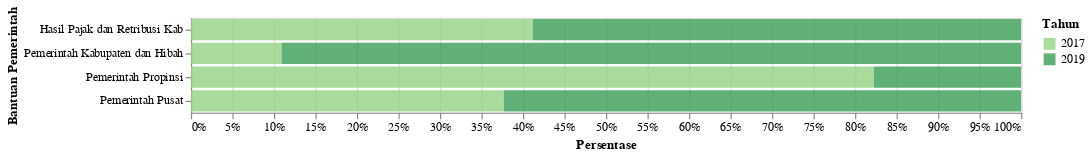

The code cell stored with this chart in its notebook:
### Markdown cell above
<h2>Bantuan Pemerintah</h2>

### Code cell
df_2 = data1('Bantuan Pemerintah')
df_2 = df_2.dropna()
df_2['Jumlah'] = 'Rp ' + round((df_2['N'].astype(float)/1000000),1).astype(str) + ' Juta'
plot2 = plot_1_rp(df_2,'Persentase','Bantuan Pemerintah',700)
plot2

### Figure 1 — Vega-Lite specification as saved in the notebook (floating-point values rounded to 4 significant figures)
{"config": {"view": {"continuousWidth": 400, "continuousHeight": 300}}, "data": {"name": "data-8b75cc3cbe1d8b5cc9393616b6c1f001"}, "mark": {"type": "bar", "opacity": 0.8}, "encoding": {"color": {"condition": {"type": "nominal", "field": "Tahun", "scale": {"scheme": "yellowgreen"}, "selection": "selector256"}, "value": "lightgray"}, "tooltip": [{"type": "quantitative", "field": "Tahun"}, {"type": "nominal", "field": "Kategori"}, {"type": "nominal", "field": "Jumlah"}, {"type": "nominal", "field": "Satuan"}], "x": {"type": "quantitative", "axis": {"format": ".0%"}, "field": "N", "stack": "normalize", "title": "Persentase"}, "y": {"type": "ordinal", "field": "Keterangan", "title": "Bantuan Pemerintah"}}, "selection": {"selector256": {"type": "single", "encodings": ["x", "color"]}, "selector273": {"type": "interval", "bind": "scales", "encodings": ["x", "y"]}}, "width": 700, "$schema": "https://vega.github.io/schema/vega-lite/v4.8.1.json", "datasets": {"data-8b75cc3cbe1d8b5cc9393616b6c1f001": [{"Tahun": 2017, "Kode": 6, "Data": "Bantuan Pemerintah", "Kode Kategori": 6.1, "Kategori": "Pemerintah Pusat", "Keterangan": "Pemerintah Pusat", "N": 644700000.0, "Satuan": "Rupiah", "Jumlah": "Rp 644.7 Juta"}, {"Tahun": 2017, "Kode": 6, "Data": "Bantuan Pemerintah", "Kode Kategori": 6.1, "Kategori": "Pemerintah Propinsi", "Keterangan": "Pemerintah Propinsi", "N": 255000000.0, "Satuan": "Rupiah", "Jumlah": "Rp 255.0 Juta"}, {"Tahun": 2017, "Kode": 6, "Data": "Bantuan Pemerintah", "Kode Kategori": 6.1, "Kategori": "Pemerintah Kabupaten dan Hibah", "Keterangan": "Pemerintah Kabupaten dan Hibah", "N": 151000000.0, "Satuan": "Rupiah", "Jumlah": "Rp 151.0 Juta"}, {"Tahun": 2017, "Kode": 6, "Data": "Bantuan Pemerintah", "Kode Kategori": 6.1, "Kategori": "Hasil Pajak dan Retribusi Kab", "Keterangan": "Hasil Pajak dan Retribusi Kab", "N": 18700000.0, "Satuan": "Rupiah", "Jumlah": "Rp 18.7 Juta"}, {"Tahun": 2019, "Kode": 6, "Data": "Bantuan Pemerintah", "Kode Kategori": 6.1, "Kategori": "Pemerintah Pusat", "Keterangan": "Pemerintah Pusat", "N": 1066000000.0, "Satuan": "Rupiah", "Jumlah": "Rp 1065.7 Juta"}, {"Tahun": 2019, "Kode": 6, "Data": "Bantuan Pemerintah", "Kode Kategori": 6.1, "Kategori": "Pemerintah Propinsi", "Keterangan": "Pemerintah Propinsi", "N": 55000000.0, "Satuan": "Rupiah", "Jumlah": "Rp 55.0 Juta"}, {"Tahun": 2019, "Kode": 6, "Data": "Bantuan Pemerintah", "Kode Kategori": 6.1, "Kategori": "Pemerintah Kabupaten dan Hibah", "Keterangan": "Pemerintah Kabupaten dan Hibah", "N": 1232000000.0, "Satuan": "Rupiah", "Jumlah": "Rp 1231.7 Juta"}, {"Tahun": 2019, "Kode": 6, "Data": "Bantuan Pemerintah", "Kode Kategori": 6.1, "Kategori": "Hasil Pajak dan Retribusi Kab", "Keterangan": "Hasil Pajak dan Retribusi Kab", "N": 26720000.0, "Satuan": "Rupiah", "Jumlah": "Rp 26.7 Juta"}]}}
